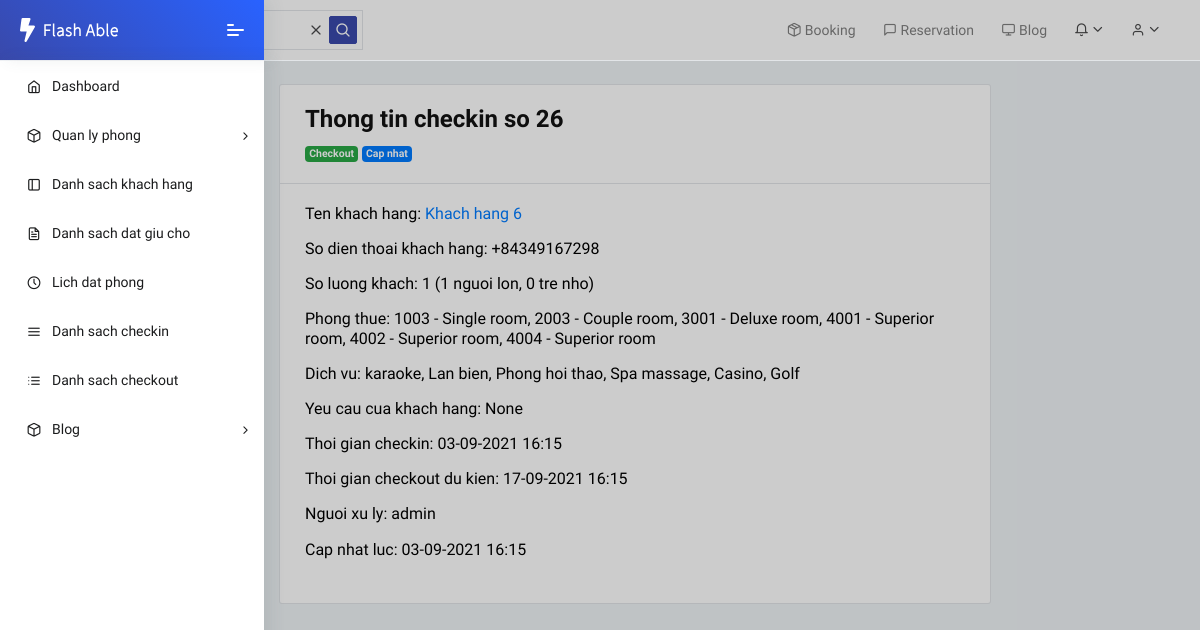
Page /booking/26/checkin/detail (signed in) on the committed database.
### booking/models.py (models this page shows, shortened)
class CheckIn(models.Model):
    id = models.CharField(max_length=50, primary_key=True, blank=True, editable=False)
    booking = models.OneToOneField(Booking, on_delete=models.CASCADE, null=True)
    rooms = models.ManyToManyField(Room, verbose_name='Phong thue')
    services = models.ManyToManyField(Service, verbose_name='Dich vu')
    departure_date_time = models.DateTimeField(default=timezone.now, verbose_name='Ngay du tra phong')
    user = models.ForeignKey(User, on_delete=models.SET_NULL, null=True, verbose_name='Nguoi checkin')
    checkin_time = models.DateTimeField(auto_now_add=True, verbose_name='Thoi gian check in')
    initial_amount = models.PositiveSmallIntegerField(default=0, editable=False, verbose_name='Tien/ngay')
    updated_at = models.DateTimeField(auto_now=True, verbose_name='cap nhat luc')
    class Meta:
        ordering = ['-checkin_time']
    @property
    def is_over_departure_time(self):
        if self.departure_date_time and timezone.now() > self.departure_date_time:
            return True
        return False

class Booking(models.Model):
    booking_type = models.ForeignKey(BookingType, on_delete=models.SET_NULL, null=True)
    customer = models.ForeignKey(Customer, on_delete=models.CASCADE)
    user = models.ForeignKey(User, on_delete=models.SET_NULL, null=True, verbose_name='Nguoi thuc hien')
    no_of_adults = models.PositiveSmallIntegerField(default=1, verbose_name='So nguoi lon')
    no_of_children = models.PositiveSmallIntegerField(default=0, verbose_name='So tre em')
    booking_date_time = models.DateTimeField(default=timezone.now, verbose_name='Ngay dat phong')
    arrival_date_time = models.DateTimeField(default=timezone.now, verbose_name='Ngay den')
    departure_date_time = models.DateTimeField(default=timezone.now, verbose_name='Ngay du kien di')
    description = models.CharField("Yeu cau cua khach hang", max_length=3000, null=True, blank=True)
    updated_at = models.DateTimeField(auto_now=True, verbose_name='cap nhat luc')
    canceled = models.BooleanField(default=False, verbose_name='Huy dat truoc', blank=True, null=True)
    class Meta:
        ordering = ['arrival_date_time', 'booking_date_time']
    def total_guest(self):
        return self.no_of_adults + self.no_of_children

class Service(models.Model):
    service_type = models.CharField('Dich vu', max_length=50)
    service_price = models.FloatField('Gia', default=0)
    class Meta:
        ordering = ['service_price', 'service_type']
    def __str__(self):
        return self.service_type

### customer/models.py (models this page shows, shortened)
class Customer(models.Model):
    customer_name = models.CharField("Ten khach hang", max_length=100)
    customer_dob = models.DateTimeField("Ngay sinh", default=timezone.now)
    customer_adress = models.CharField('Dia chi', max_length=400, blank=True, null=True)
    phone_regex = RegexValidator(regex=r'^\+?\d{8,11}$', message="Nhap so dien thoai theo dinh dang: 0123456789")
    customer_phone = models.CharField('So dien thoai', validators=[phone_regex], max_length=13, blank=True)
    customer_email = models.EmailField("Email")
    create_at = models.DateTimeField(auto_now_add=True, verbose_name='Ngay tao')
    class Meta:
        ordering = ['customer_name']

### room/models.py (models this page shows, shortened)
class Room(models.Model):
    room_number = models.CharField('So phong', primary_key=True, max_length=30, error_messages={'unique':"Phong da ton tai"})
    room_type = models.ForeignKey(RoomType, on_delete=models.SET_NULL, null=True, verbose_name="Loai phong")
    maintenance = models.BooleanField(default=False, verbose_name='Bao tri')
    availability = models.BooleanField(default=True, verbose_name='Co the su dung')
    class Meta:
        permissions = (("can_mark_returned", "Set book as returned"),)
    def __str__(self):
        return f'{self.room_number} - {self.room_type}'

class RoomType(models.Model):
    type = models.CharField('Loai phong', max_length=50, unique=True, error_messages={'unique':"Loai phong da ton tai"})
    facility = models.ManyToManyField(Facility, verbose_name='Co so vat chat')
    description = models.CharField('Mo ta', max_length=1000, null=True, blank=True)
    price = models.FloatField('Gia phong')
    class Meta:
        ordering = ['price']
    def __str__(self):
        return self.type

### booking/views.py (the view)
# urls.py: path('<int:pk>/checkin/detail', views.CheckinDetailView.as_view(), name='checkin_detail'),
class CheckinDetailView(LoginRequiredMixin, PermissionRequiredMixin, DetailView):
    permission_required = 'booking.view_checkin'
    model = CheckIn
    template_name = 'checkin_detail.html'
    def get_context_data(self, **kwargs):
        context = super().get_context_data(**kwargs)
        reservation = get_object_or_404(Booking, id=self.kwargs['pk'])
        context['Total_guests'] = reservation.no_of_adults + reservation.no_of_children
        return context

### booking/templates/checkin_detail.html (shortened to what this page needs)
{% extends "base.html" %}
{% block content %}
    <div class="row">
        <div class="col-sm-8 mx-auto">
            <div class="card">
                <div class="card-header">
                    <h3>Thong tin checkin so {{ checkin.id }}</h3>
                    {% if not checkin.checkout %}
                        <a class="badge badge-success" id="{{ checkin.id }}" href="{% url 'checkout_create' checkin.id %}">Checkout</a>
                        {% if perms.booking.change_checkin %}<a class="badge badge-primary" href="{% url 'checkin_update' checkin.id %}">Cap nhat</a>{% endif %}
                    {% else %}
                        <a class="badge badge-warning" href="#">Da Checkout</a>
                    {% endif %}
                </div>
                <div class="card-body h5">
                    <p>Ten khach hang: <a href="{% if perms.customer.view_customer %}{% url 'customer_detail' checkin.booking.customer.id %}{% endif %}">{{ checkin.booking.customer.customer_name }}</a></p>
                    <p>So dien thoai khach hang: {{ checkin.booking.customer.customer_phone }}</p>
                    <p>So luong khach: {{ checkin.booking.total_guest }} ({{ checkin.booking.no_of_adults }} nguoi lon, {{ checkin.booking.no_of_children }} tre nho)</p>
                    <p>Phong thue: {{ checkin.rooms.all|join:', ' }}</p>
                    <p>Dich vu: {{ checkin.services.all|join:', ' }}</p>
                    <p>Yeu cau cua khach hang: {{ checkin.booking.description }}</p>
                    <p>Thoi gian checkin: {{ checkin.checkin_time|date:"d-m-Y G:i" }}</p>
                    <p class="{% if not checkin.checkout and checkin.is_over_departure_time %}text-danger{% endif %}">Thoi gian checkout du kien: {{ checkin.departure_date_time|date:"d-m-Y G:i" }}</p>
                    <p>Nguoi xu ly: {% if checkin.user.get_full_name %}{{ checkin.user.get_full_name }}{% else %}{{ checkin.user }}{% endif %}</p>
                    <p>Cap nhat luc: {{ checkin.updated_at|date:"d-m-Y G:i" }}</p>
                </div>
            </div>
        </div>
    </div>
{% endblock %}

### templates/base.html (style rules this page uses)
.pcoded-main-container p { color:black; font-size: 1rem; }

### rows in the picture
CheckIn: id "26", booking.customer.customer_name "Khach hang 6", booking.customer.customer_phone "+84349167298", booking.total_guest "1", booking.no_of_adults "1", booking.no_of_children "0", rooms.all "1003 - Single room, 2003 - Couple room, 3001 - Deluxe room, 4001 - Superior room, 4002 - Superior room, 4004 - Superior room", services.all "karaoke, Lan bien, Phong hoi thao, Spa massage, Casino, Golf", booking.description "None", checkin_time "03-09-2021 16:15", departure_date_time "17-09-2021 16:15", user "admin", updated_at "03-09-2021 16:15"
